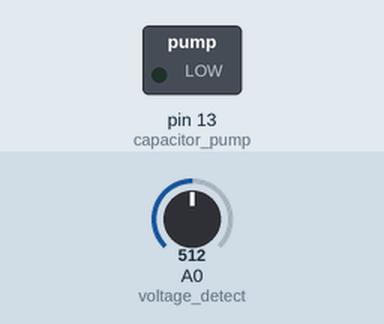
Simulated run of this sketch. Board: Arduino Uno, built with avr-gcc and run on an emulated ATmega328P. Parts: switched loads named in the sketch (green lamp = pin HIGH). The test bench sets the inputs (shaded band); at power-on: A0 (voltage_detect) = 512.

Above: at 1.2 s.
1.3 s: A0 (voltage_detect) set to 464
2.8 s: A0 (voltage_detect) set to 439
At 3.2 s:
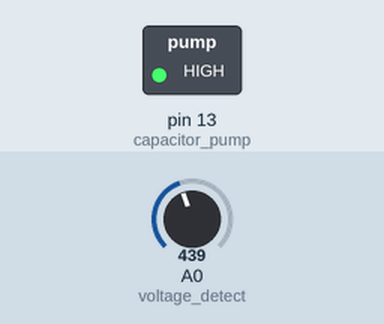
4.3 s: A0 (voltage_detect) set to 534
5.8 s: A0 (voltage_detect) set to 558
At 6.7 s:
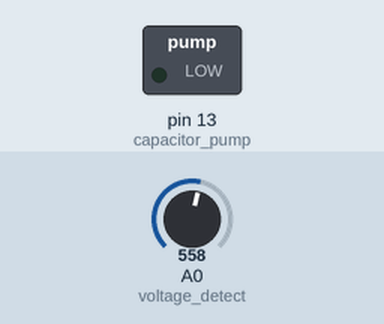
7.3 s: A0 (voltage_detect) set to 306
At 7.9 s:
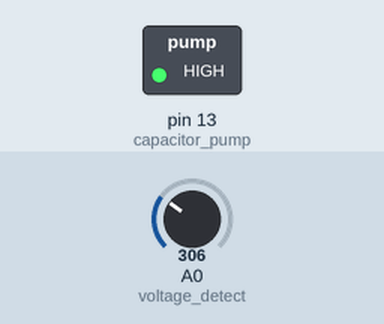
Timing chart, 0 to 9.8 s (numbered marks = the images above; inputs shaded):
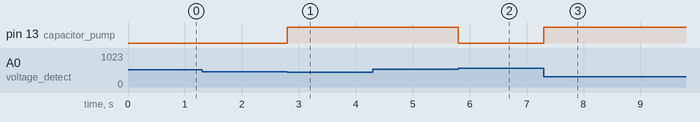

Measured:
- the behaviour switches between 450 and 449 on A0 (voltage_detect) (found by bisection; images 0 and 1)
- the behaviour switches between 550 and 551 on A0 (voltage_detect) (found by bisection; images 1 and 2)
- after the input at 1.3 s, every drawn part: stays the same
- after the input at 2.8 s, pin 13 (capacitor_pump): LOW → HIGH at once
- after the input at 4.3 s, every drawn part: stays the same
- after the input at 5.8 s, pin 13 (capacitor_pump): HIGH → LOW at once
- after the input at 7.3 s, pin 13 (capacitor_pump): LOW → HIGH at once

The sketch:

switch_power.ino
```cpp
#define SENSE_PIN 0 // use pin A0 to detect voltage at capacitor
#define INDIC_PIN 13 // use pin 13 to pump capacitor

const int volt_percent = 50; // set set point for power output relative to rails
int time = 0; // define time variable
int cc_value = 0;

void setup() {
  pinMode(A0, INPUT); // voltage detect
  pinMode(13, OUTPUT); // capacitor pump
  digitalWrite(13, LOW); // set pin low
  // Serial.begin(9600);
  // log time, start fan, and start cooldown at 90% duty cycle (90% of 24 V = 21.6 V)
  time=millis();
}

void loop() {
  cc_value = analogRead(A0); // returns charge status of capacitor as int from 0 to 1023
  // Serial.println(cc_value);
  if (cc_value < (10*volt_percent - 50)) {
    // Serial.println(10*volt_percent);
    digitalWrite(13, HIGH); // if low, pump it up
  }
  if (cc_value > (10*volt_percent + 50)) {
    digitalWrite(13, LOW); // if high, take a chill pill
  }
  delay(2);
}
```
